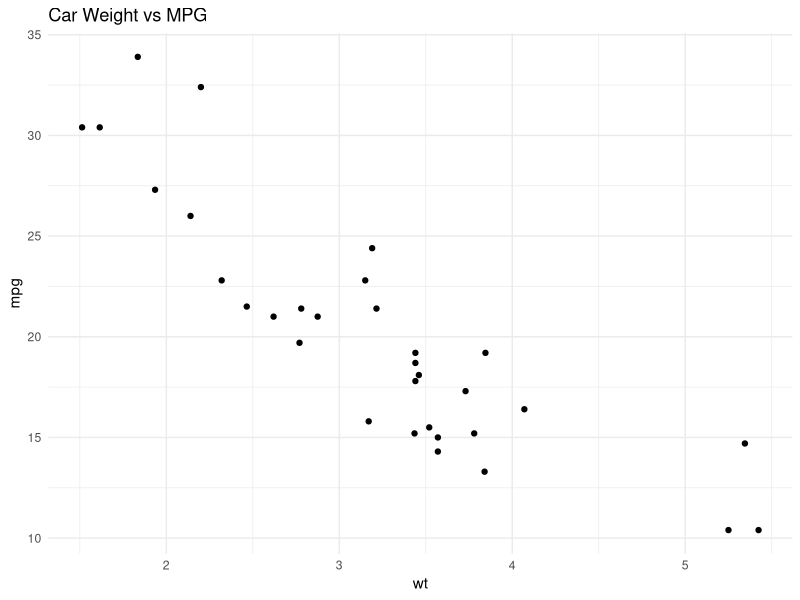

This chart was generated by the following R code:
## ---- chunk 1
# Load libraries
library(ggplot2)
## ---- chunk 2
# Example plot
ggplot(mtcars, aes(x = wt, y = mpg)) +
  geom_point() +
  theme_minimal() +
  labs(title = "Car Weight vs MPG")
